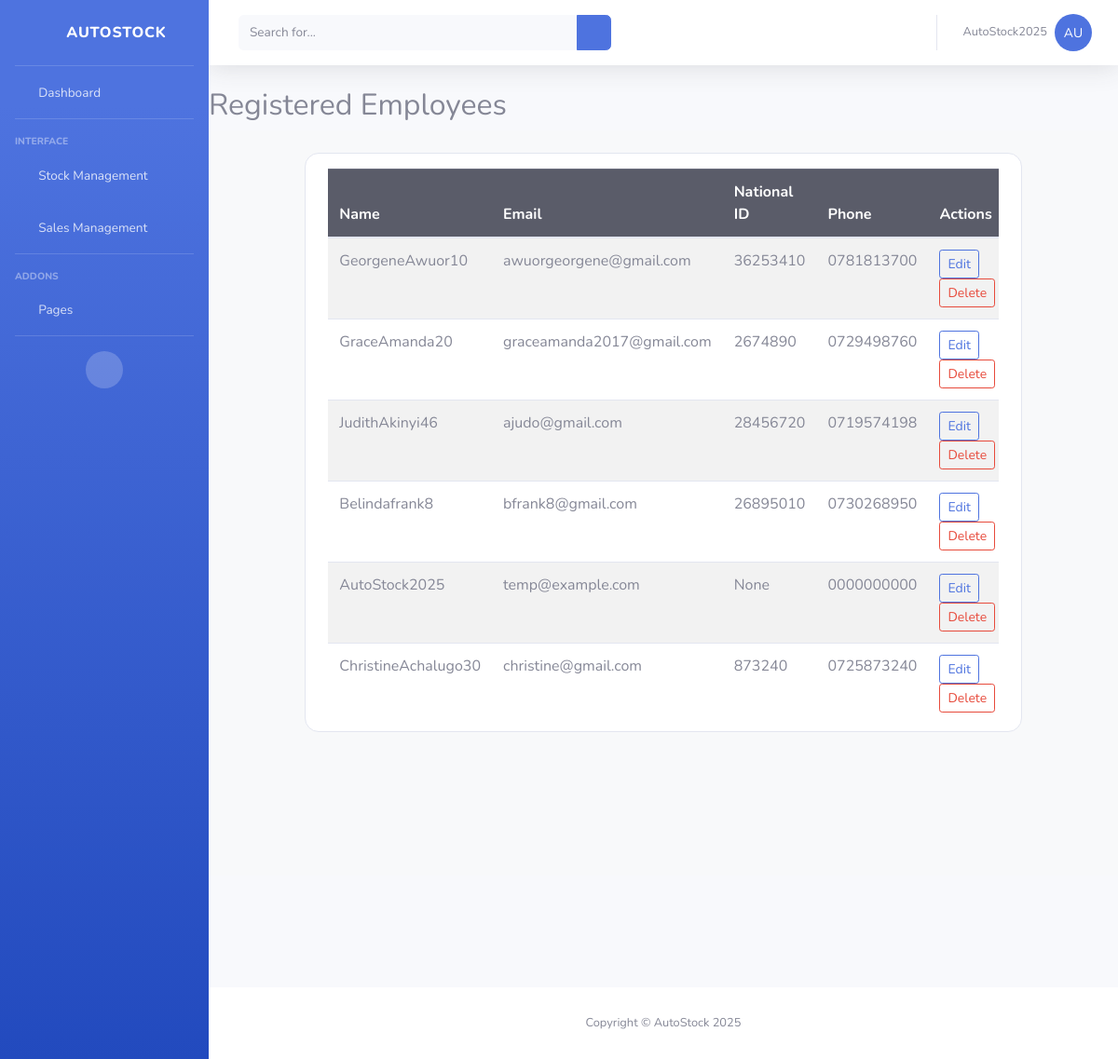
The page /employee_list/ (signed in) on the database as committed earlier.
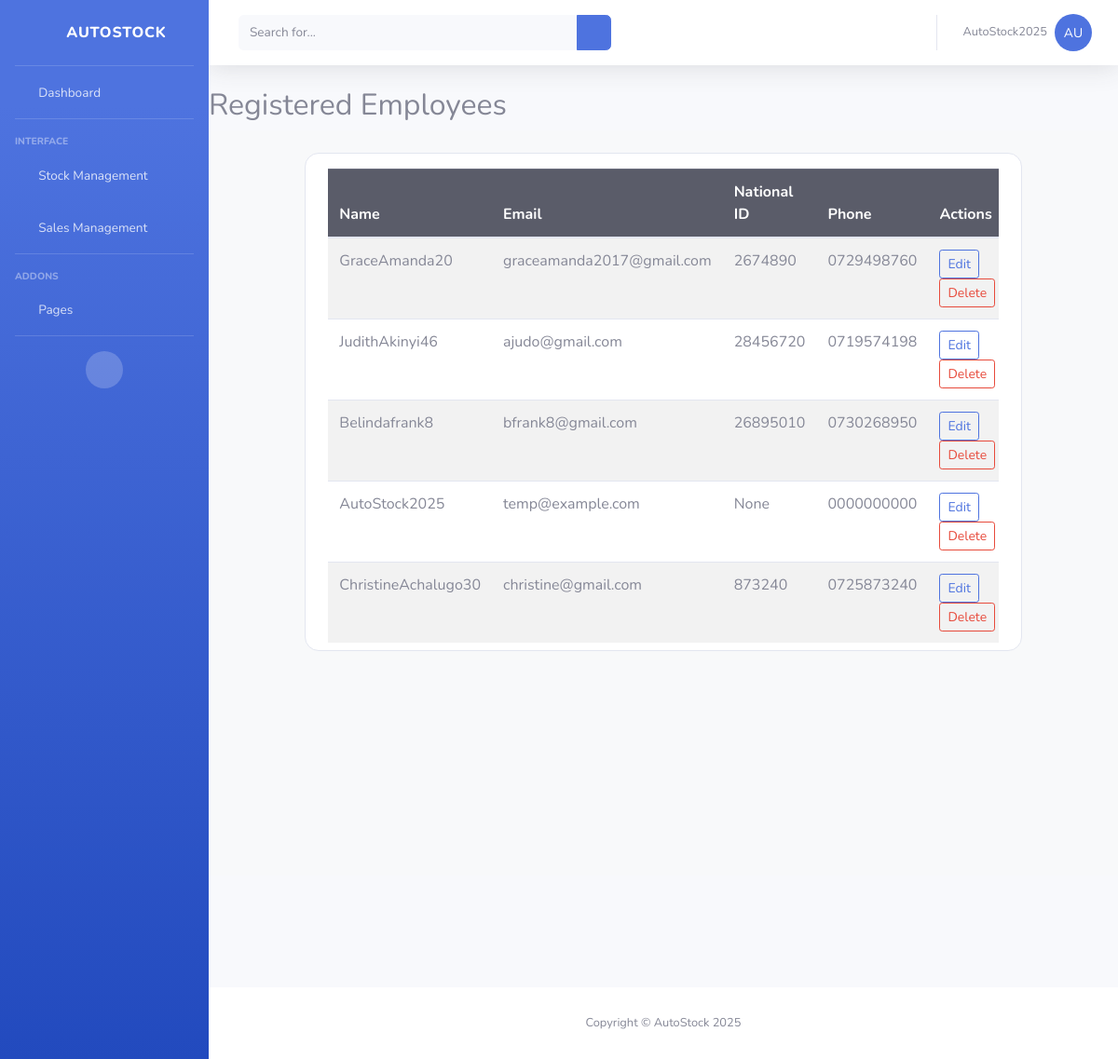
The same page on the database as committed later.
### autoapp/models.py (models this page shows, shortened)
class EmployeeProfile(models.Model):
    ROLE_CHOICES = [
        ('boss', 'Boss'),
        ('employee', 'Employee'),
    ]
    user = models.OneToOneField(User, on_delete=models.CASCADE)
    nationalid = models.CharField(max_length=20, blank=True, null=True)
    email = models.EmailField(default='temp@example.com')  # temp default
    phone = models.CharField(max_length=50, default='0000000000')
    password = models.CharField(max_length=100, default='password123')
    role = models.CharField(max_length=10, choices=ROLE_CHOICES, default='employee')  # added role field

### autoapp/views.py (the view)
    def wrapper(request, *args, **kwargs):
        if not request.user.is_superuser and request.user.employeeprofile.role != 'boss':
            return HttpResponseForbidden("You do not have permission to access this page.")
        return function(request, *args, **kwargs)

### autoapp/views.py (called while the page is built)
def boss_required(function):
    def wrapper(request, *args, **kwargs):
        if not request.user.is_superuser and request.user.employeeprofile.role != 'boss':
            return HttpResponseForbidden("You do not have permission to access this page.")
        return function(request, *args, **kwargs)
    return wrapper

@boss_required
def employee_list(request):
    employees = EmployeeProfile.objects.all()
    return render(request, 'employee_list.html', {'employees': employees})

### template/employee_list.html (shortened to what the changed rows need)
<!DOCTYPE html>
<html lang="en">
<head>
    {% load static %}
    <link href="{% static 'vendor/fontawesome-free/css/all.min.css' %}" rel="stylesheet" type="text/css">
    <link href="{% static 'css/sb-admin-2.min.css' %}" rel="stylesheet">
</head>
<body id="page-top">
    <div id="wrapper">
        <div id="content-wrapper" class="d-flex flex-column">
            <div id="content">
                <h2>Registered Employees</h2>
<section class="vh-100" style="background-color: #f8f9fa;">
  <div class="container py-4 h-100">
    <div class="row d-flex justify-content-center h-100">
      <div class="col-xl-10">
        <div class="card" style="border-radius: 15px;">
          <div class="card-body px-4 pt-3 pb-2">
            <div class="table-responsive">
              <table class="table table-striped table-hover mb-0">
                <thead class="table-dark">
                  <tr>
                    <th scope="col">Name</th>
                    <th scope="col">Email</th>
                    <th scope="col">National ID</th>
                    <th scope="col">Phone</th>
                    <th scope="col">Actions</th>
                  </tr>
                </thead>
                <tbody>
                  {% for employee in employees %}
                  <tr>
                    <td>{{ employee.user.username }}</td>
                    <td>{{ employee.email }}</td>
                    <td>{{ employee.nationalid }}</td>
                    <td>{{ employee.phone }}</td>
                    <td>
                      <a href="{% url 'edit_employee' employee.user.id %}" class="btn btn-sm btn-outline-primary me-2">Edit</a>
                      <a href="{% url 'delete_employee' employee.user.id %}"
                         class="btn btn-sm btn-outline-danger"
                         onclick="return confirm('Are you sure you want to delete {{ employee.user.username }}?');">
                         Delete
                      </a>
                    </td>
                  </tr>
                  {% endfor %}
                </tbody>
              </table>
            </div>
          </div>
        </div>
      </div>
    </div>
  </div>
</section>
            </div>
    <br><br><br><br><br>
        </div>
    </div>
</body>
</html>

Rows that differ between the two databases and show on the page:
removed EmployeeProfile: user.username "GeorgeneAwuor10", email "awuorgeorgene@gmail.com", nationalid "36253410", phone "0781813700"
